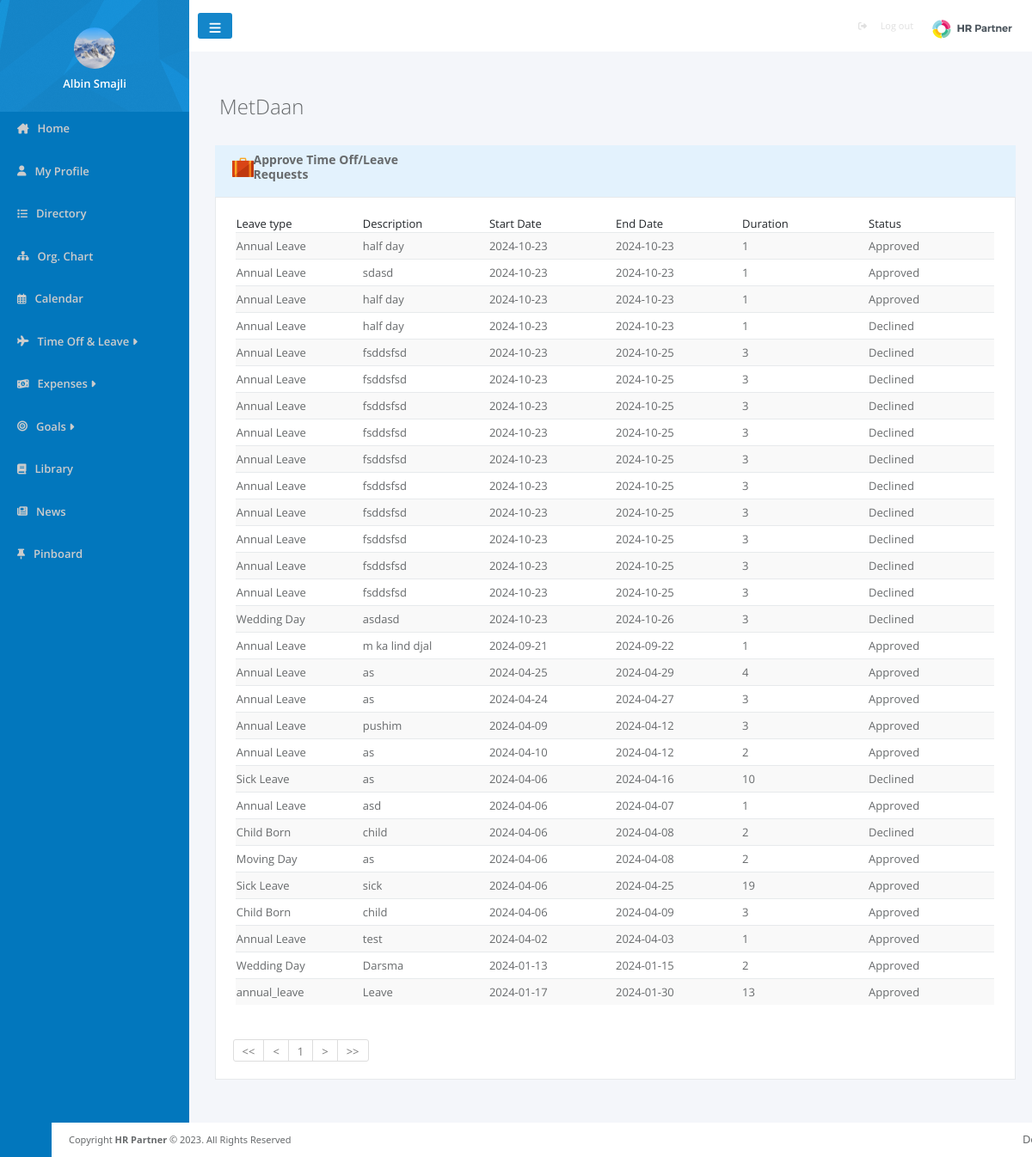
Page /pages/requesthistory.php (signed in) on the committed database.
### tables this page shows
CREATE TABLE `users` (
  `user_id` int(100) NOT NULL,
  `image` varchar(500) DEFAULT NULL,
  `name` varchar(200) NOT NULL,
  `surname` varchar(200) NOT NULL,
  `email` varchar(200) NOT NULL,
  `password` varchar(500) NOT NULL,
  `Position_ID` int(11) DEFAULT NULL,
  `Departament_ID` int(11) DEFAULT NULL,
  `role` int(11) NOT NULL,
  `location` varchar(100) DEFAULT NULL,
  `status` varchar(100) DEFAULT NULL,
  `report_to` int(11) DEFAULT NULL,
  `gender` varchar(10) DEFAULT NULL,
  `born` date DEFAULT NULL,
  `started` date DEFAULT NULL,
  `company` int(11) DEFAULT NULL
);

CREATE TABLE `timeoffrequests` (
  `request_id` int(11) NOT NULL,
  `User_ID` int(11) NOT NULL,
  `Head_ID` int(11) NOT NULL,
  `leave_type` varchar(500) NOT NULL,
  `from` date NOT NULL,
  `to` date NOT NULL,
  `duration` double NOT NULL,
  `short_description` varchar(500) NOT NULL,
  `reason` varchar(500) NOT NULL,
  `status` varchar(100) NOT NULL,
  `checkedby` int(11) DEFAULT NULL,
  `checkDate` date DEFAULT NULL,
  `created` date DEFAULT NULL
);

### pages/GetLeadAndHR.php (called while the page is built, shortened)
<?php
$userId=$_SESSION['user_id'];
?>

### pages/requesthistory.php (the view, shortened to what this page needs)
<?php
require_once '../config.php';
$userId = $_SESSION['user_id'];
if (isset($_GET['page'])) {
    $page = $_GET['page'];
} else {
    $page = 1;
}
$limit = 30;
$next = $page + 1;
$previous = $page - 1;
$Approved="Approved";
$Declined="Declined";
$sql = "SELECT * From timeoffrequests
    WHERE User_ID = :user_id and (`status` LIKE :Approved OR `status` LIKE :Declined)
    ORDER BY timeoffrequests.request_id DESC";
$prep = $con->prepare($sql);
$prep->bindParam(':user_id', $userId, PDO::PARAM_INT);
$prep->bindParam(':Approved', $Approved, PDO::PARAM_STR);
$prep->bindParam(':Declined', $Declined, PDO::PARAM_STR);
$prep->execute();
$requestDatas = $prep->fetchAll();
$sql_count = "SELECT * From timeoffrequests
    WHERE User_ID =:user_id and (`status` LIKE :Approved OR `status` LIKE :Declined)
    ORDER BY timeoffrequests.request_id DESC";
$prep = $con->prepare($sql_count);
$prep->bindParam(':user_id', $userId, PDO::PARAM_INT);
$prep->bindParam(':Approved', $Approved, PDO::PARAM_STR);
$prep->bindParam(':Declined', $Declined, PDO::PARAM_STR);
$prep->execute();
$total_datas = $prep->rowCount();
$total_page = ceil($total_datas / $limit);
?>
<?php
include_once 'GetLeadAndHR.php';
?>
<head>
    <link rel="stylesheet" href="../css/requsetHistory.css">
    <link href="https://cdn.jsdelivr.net/npm/bootstrap@5.3.1/dist/css/bootstrap.min.css" rel="stylesheet"
>
</head>
<body>
    <div>
        <?php include '../template/sidebar.php' ?>
    </div>
    <div class="content">
        <?php include '../template/navbar.php' ?>
        <div class="requestHead">
            <?php echo "<h2>" . $_SESSION['company_name'] . "</h2>"; ?>
        </div>
        <div class="requestBody">
            <div class="requestTableHead">
                <h5>
                    <img src="../images/absence.png" alt="" width="25px" height="25px">
                    Approve Time Off/Leave Requests
                </h5>
            </div>
            <div class="requestTableBody">
                <table class="recentLeave">
                    <thead>
                        <tr>
                            <td>Leave type</td>
                            <td>Description</td>
                            <td>Start Date</td>
                            <td>End Date</td>
                            <td>Duration</td>
                            <td>Status</td>
                        </tr>
                    </thead>
                    <tbody>
                        <?php foreach ($requestDatas as $requestData): ?>
                            <tr>
                                <td>
                                    <?= $requestData['leave_type'] ?>
                                </td>
                                <td>
                                    <?= $requestData['short_description'] ?>
                                </td>
                                <td>
                                    <?= $requestData['from'] ?>
                                </td>
                                <td>
                                    <?= $requestData['to'] ?>
                                </td>
                                <td>
                                    <?= $requestData['duration'] ?>
                                </td>
                                <td>
                                    <?= $requestData['status'] ?>
                                </td>
                            </tr>
                        <?php endforeach; ?>
                    </tbody>
                </table>
                <div class="paginationn">
                    <ul>
                        <li><a href="requesthistory.php?page=1">
                                << </a>
                        </li>
                        <li><a href="requesthistory.php?page=<?php echo $previous == 0 ? 1 : $previous ?>">
                                < </a>
                        </li>
                        <?php for ($i = 1; $i <= $total_page; $i++) {
                            $current_page = $page;
                            $previous_2 = $current_page - 2;
                            $next_2 = $current_page + 2;
                            if ($i >= $previous_2 && $i <= $next_2) {
                                ?>
                                <li><a href="requesthistory.php?page=<?php echo $i ?>"><?php echo $i ?></a></li>
                            <?php }
                        } ?>
                        <li><a href="requesthistory.php?page=<?php echo $next > $total_page ? $total_page : $next ?>">></a>
                        </li>
                        <li><a href="requesthistory.php?page=<?php echo $total_page ?>">>></a></li>
                    </ul>
                </div>
            </div>
        </div>
        <?php include '../template/footer.php'; ?>
    </div>
</body>
</html>

### template/sidebar.php (shortened to what this page needs)
<?php
$sql = "SELECT u.user_id, u.image from users u where user_id=$userId";
$prep = $con->prepare($sql);
$prep->execute();
$userImages = $prep->fetchAll();
?>
<head>
    <link rel="stylesheet" href="../css/index.css">
</head>
<div id="sidebar">
    <div id="profile">
        <?php foreach ($userImages as $userImage): ?>
            <img src="../userIMG/<?= $userImage['image'] ?>" alt="">
        <?php endforeach; ?>
        <?php echo "<h3>" . $_SESSION['name'] . "</h3>"; ?>
    </div>
    <ul id="sidebarElements">
        <li>
            <i class="fa-solid fa-house-chimney"></i>
            <a href="home.php">Home</a>
        </li>
        <li>
            <i class="fa-solid fa-user"></i>
            <a href="myProfile.php">My Profile</a>
        </li>
        <li>
            <i class="fa-solid fa-list"></i>
            <a href="directory.php">Directory</a>
        </li>
        <li>
            <i class="fa-solid fa-sitemap"></i>
            <a href="orgChart.php">Org. Chart</a>
        </li>
        <li>
            <i class="fa-regular fa-calendar-days"></i>
            <a href="calendar.php">Calendar</a>
        </li>
        <?php if ($_SESSION['role'] == 0) { ?>
            <li class="dropdown" Style="cursor: pointer;">
                <i class="fa fa-plane"></i>
                <a onclick="myFunction()" class="dropbtn">Time Off & Leave <i class="fa-solid fa-caret-right"></i></a>
                <div id="myDropdown" class="dropdown-content">
                    <a href="request.php"><i class="fa-solid fa-suitcase"></i> Request</a>
                    <a href="approverequest.php"> <i class="fa fa-calendar-check-o"></i> Approve</a>
                    <a href="requesthistory.php"><i class="fa fa-list"></i> History</a>
                </div>
            </li>
        <?php } else { ?>
            <li class="dropdown" Style="cursor: pointer;">
                <i class="fa fa-plane"></i>
                <a onclick="myFunction()" class="dropbtn">Time Off & Leave <i class="fa-solid fa-caret-right"></i></a>
            </li>
        <?php } ?>
        <?php if ($_SESSION['role'] == 0) { ?>
            <li class="dropdown" Style="cursor: pointer;">
                <i class="fa-solid fa-money-bill-1-wave"></i>
                <a href="empexpenses.php">Expenses</a>
            </li>
        <?php } else { ?>
            <li class="dropdown" Style="cursor: pointer;">
                <i class="fa-solid fa-money-bill-1-wave"></i>
                <a onclick="myFunctionThree()" class="excbtn">Expenses <i class="fa-solid fa-caret-right"></i></a>
            </li>
        <?php } ?>
        <?php if ($_SESSION['role'] == 0) { ?>
            <li>
                <i class="fa-solid fa-bullseye"></i>
                <a href="goals.php">Goals</a>
            </li>
        <?php } else { ?>
            <li class="dropdown" Style="cursor: pointer;">
                <i class="fa-solid fa-bullseye"></i>
                <a onclick="myFunctionFour()" class="goalbtn">Goals <i class="fa-solid fa-caret-right"></i></a>
            </li>
        <?php } ?>
        <li>
            <i class="fa-solid fa-book"></i>
            <a href="library.php">Library</a>
        </li>
        <li>
            <i class="fa-solid fa-newspaper"></i>
            <?php if ($_SESSION['role'] == 0) { ?>
                <a href="empNews.php">News</a>
            <?php } else { ?>
                <a href="news.php">News</a>
            <?php } ?>
        </li>
        <li>
            <i class="fa-solid fa-thumbtack"></i>
            <a href="pinboard.php">Pinboard</a>
        </li>
    </ul>
</div>

### css/requsetHistory.css (style rules this page uses)
body { width: 100%; height: fit-content; display: flex; flex-direction: row; font-family: "open sans","Helvetica Neue",Helvetica,Arial,sans-serif; position: absolute; }
.content { display: flex; flex-direction: column; justify-content: start; align-items: center; width: 100%; background-color: #F4F6FA; }
.requestBody { width: 100%; display: flex; flex-direction: column; justify-content: center; align-items: center; padding-bottom: 30px; }
.requestHead { padding-top: 30px; width: 100%; text-align: start; padding-left: 35; }
.requestHead h2 { margin-top: 20px; margin-bottom: 10px; font-family: "open sans","Helvetica Neue",Helvetica,Arial,sans-serif; font-weight: 100; color: #676A6C; font-size: 24px; align-items: center; }
.requestTableHead { background-color: #E3F2FD; display: flex; flex-direction: row; justify-content: space-between; align-items: center; height: 60px; width: 95%; margin-left: 10px; margin-top: 20px; text-align: start; padding-left: 20px; padding-right: 20px; }
.requestTableHead h5 { display: flex; justify-content: space-between; align-items: center; color: #676A6C; font-size: 14px; font-weight: 600; width:250px; height: 25px; }
.requestTableBody { margin-bottom: 60px; background-color: #fff; display: flex; flex-direction: column; align-items: center; margin-left: 10px; width: 95%; border: 1px solid #e7eaec; }
.recentLeave { width: 95%; border-collapse: collapse; margin: 20px 10px; font-size: 13px; font-family: "open sans","Helvetica Neue",Helvetica,Arial,sans-serif; }
.recentLeave tbody tr { text-align: left; font-weight: 400; color: #676A6C; border-top: 1px #e7eaec solid; }
.recentLeave tbody tr td { padding-top: 6px; padding-bottom: 6px; font-size: 13px; font-weight: 400; min-width: 120px; }
.recentLeave tbody tr:nth-child(odd) { background-color: #f9f9f9; }
.paginationn { padding: 20px 20px 20px 20px; width: 100%; }
.paginationn ul { width: fit-content; padding: 0; margin: 0; display: flex; flex-direction: row; list-style: none; border: 1px solid #ddd; border-radius:3px ; color: #777; }
.paginationn ul li { padding: 0; border-left: 1px solid #ddd; text-align: center; }
.paginationn ul li:nth-child(1) { border: none; }
.paginationn ul li a { text-decoration: none; padding: 4px 10px 4px 10px; font-family: "open sans","Helvetica Neue",Helvetica,Arial,sans-serif; font-size: 13px; color: #777; }

### css/index.css (style rules this page uses)
#sidebar { padding: 0; display: flex; flex-direction: column; background-color: #0277bd; width: 220px; height:100%; }
#profile { width: 100%; height: 130px; display: flex; flex-direction: column; justify-content: center; align-items:center; background-image: url('../images/sidebarheader.png'); }
#profile img { width: 48px; height: 48px; border-radius: 50%; margin-top: 15px; }
#profile h3 { font-weight: 600; margin-top: 10px; font-family: "open sans","Helvetica Neue",Helvetica,Arial,sans-serif; color: white; font-size: 13px; }
#sidebar ul { padding: 10px; width: 80%; list-style: none; filter: brightness(80%); }
#sidebar li { padding: 0; display: flex; flex-direction: row; justify-content: center; align-items: center; margin-bottom: 30px; width: 100%; margin-left: 10px; font-size: 15px; }
#sidebar a { width: 100%; text-decoration: none; color: white; font-size: 13px; font-weight: 400; font-family: 'Open Sans', sans-serif; font-weight: 600; margin-left: 10px; }
#sidebar i { color: white; font-size: 12px; }

### rows in the picture
users: image (picture)
timeoffrequests: leave_type "Annual Leave", short_description "half day", from "2024-10-23", to "2024-10-23", duration "1", status "Approved"
timeoffrequests: leave_type "Annual Leave", short_description "sdasd", from "2024-10-23", to "2024-10-23", duration "1", status "Approved"
timeoffrequests: leave_type "Annual Leave", short_description "half day", from "2024-10-23", to "2024-10-23", duration "1", status "Approved"
timeoffrequests: leave_type "Annual Leave", short_description "half day", from "2024-10-23", to "2024-10-23", duration "1", status "Declined"
timeoffrequests: leave_type "Annual Leave", short_description "fsddsfsd", from "2024-10-23", to "2024-10-25", duration "3", status "Declined"
timeoffrequests: leave_type "Annual Leave", short_description "fsddsfsd", from "2024-10-23", to "2024-10-25", duration "3", status "Declined"
timeoffrequests: leave_type "Annual Leave", short_description "fsddsfsd", from "2024-10-23", to "2024-10-25", duration "3", status "Declined"
timeoffrequests: leave_type "Annual Leave", short_description "fsddsfsd", from "2024-10-23", to "2024-10-25", duration "3", status "Declined"
timeoffrequests: leave_type "Annual Leave", short_description "fsddsfsd", from "2024-10-23", to "2024-10-25", duration "3", status "Declined"
timeoffrequests: leave_type "Annual Leave", short_description "fsddsfsd", from "2024-10-23", to "2024-10-25", duration "3", status "Declined"
timeoffrequests: leave_type "Annual Leave", short_description "fsddsfsd", from "2024-10-23", to "2024-10-25", duration "3", status "Declined"
timeoffrequests: leave_type "Annual Leave", short_description "fsddsfsd", from "2024-10-23", to "2024-10-25", duration "3", status "Declined"
timeoffrequests: leave_type "Annual Leave", short_description "fsddsfsd", from "2024-10-23", to "2024-10-25", duration "3", status "Declined"
timeoffrequests: leave_type "Annual Leave", short_description "fsddsfsd", from "2024-10-23", to "2024-10-25", duration "3", status "Declined"
timeoffrequests: leave_type "Wedding Day", short_description "asdasd", from "2024-10-23", to "2024-10-26", duration "3", status "Declined"
timeoffrequests: leave_type "Annual Leave", short_description "m ka lind djal", from "2024-09-21", to "2024-09-22", duration "1", status "Approved"
timeoffrequests: leave_type "Annual Leave", short_description "as", from "2024-04-25", to "2024-04-29", duration "4", status "Approved"
timeoffrequests: leave_type "Annual Leave", short_description "as", from "2024-04-24", to "2024-04-27", duration "3", status "Approved"
timeoffrequests: leave_type "Annual Leave", short_description "pushim", from "2024-04-09", to "2024-04-12", duration "3", status "Approved"
timeoffrequests: leave_type "Annual Leave", short_description "as", from "2024-04-10", to "2024-04-12", duration "2", status "Approved"
timeoffrequests: leave_type "Sick Leave", short_description "as", from "2024-04-06", to "2024-04-16", duration "10", status "Declined"
timeoffrequests: leave_type "Annual Leave", short_description "asd", from "2024-04-06", to "2024-04-07", duration "1", status "Approved"
timeoffrequests: leave_type "Child Born", short_description "child", from "2024-04-06", to "2024-04-08", duration "2", status "Declined"
timeoffrequests: leave_type "Moving Day", short_description "as", from "2024-04-06", to "2024-04-08", duration "2", status "Approved"
timeoffrequests: leave_type "Sick Leave", short_description "sick", from "2024-04-06", to "2024-04-25", duration "19", status "Approved"
timeoffrequests: leave_type "Child Born", short_description "child", from "2024-04-06", to "2024-04-09", duration "3", status "Approved"
timeoffrequests: leave_type "Annual Leave", short_description "test", from "2024-04-02", to "2024-04-03", duration "1", status "Approved"
timeoffrequests: leave_type "Wedding Day", short_description "Darsma", from "2024-01-13", to "2024-01-15", duration "2", status "Approved"
timeoffrequests: leave_type "annual_leave", short_description "Leave", from "2024-01-17", to "2024-01-30", duration "13", status "Approved"

### other values in the picture
$_SESSION['name'] "Albin Smajli"
$_SESSION['company_name'] "MetDaan"
